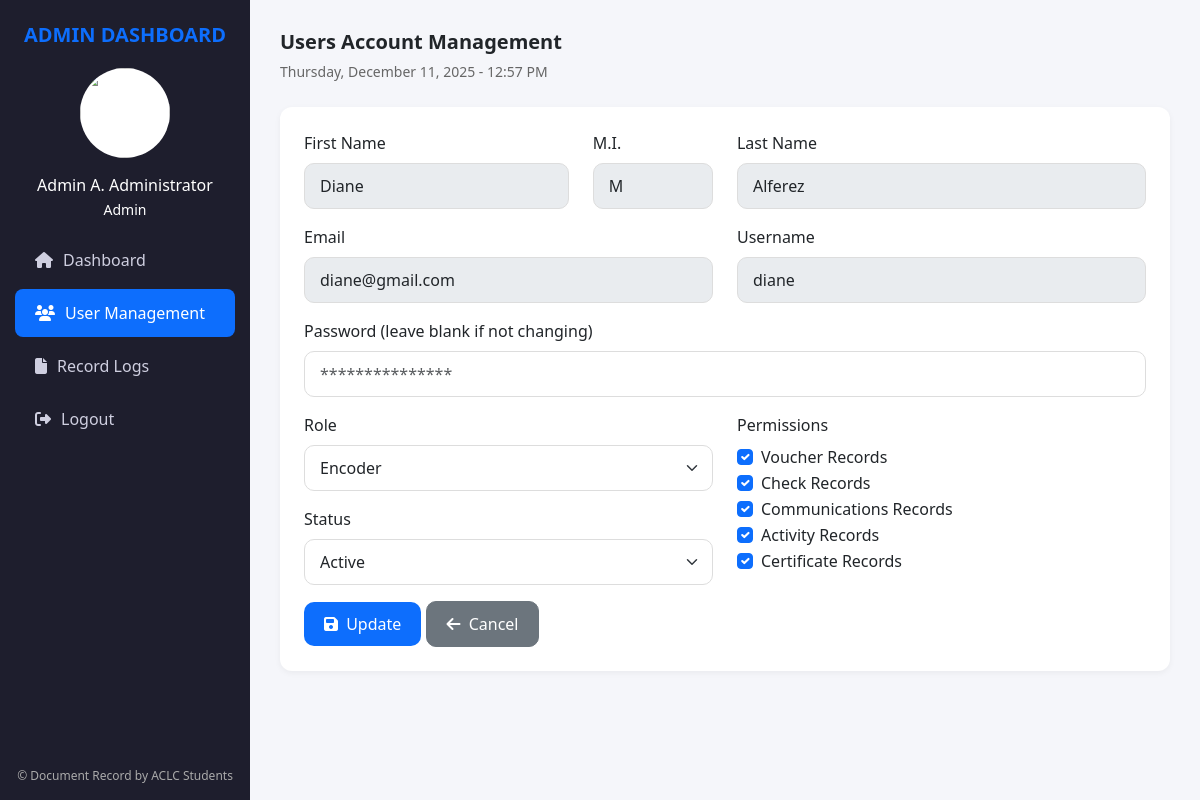
Screenshot of /admin/update_user.php?id=8 (signed in) with the database file from the repository.
### tables this page shows
CREATE TABLE `users` (
  `id` int(11) NOT NULL,
  `first_name` varchar(100) NOT NULL,
  `middle_initial` varchar(5) DEFAULT NULL,
  `last_name` varchar(100) NOT NULL,
  `username` varchar(100) NOT NULL,
  `email` varchar(255) NOT NULL,
  `password` varchar(255) NOT NULL,
  `role` enum('admin','encoder') NOT NULL,
  `status` enum('Active','Inactive') NOT NULL DEFAULT 'Active',
  `permissions` longtext DEFAULT NULL CHECK (json_valid(`permissions`)),
  `created_at` timestamp NOT NULL DEFAULT current_timestamp()
);

### admin/update_user.php (the view, shortened to what this page needs)
<?php
include '../db.php';
$admin_id = $_SESSION['user_id'];
$stmt = $conn->prepare("SELECT first_name, middle_initial, last_name, role FROM users WHERE id = ? LIMIT 1");
$stmt->bind_param("i", $admin_id);
$stmt->execute();
$admin = $stmt->get_result()->fetch_assoc();
$admin_fullname = $admin
    ? trim($admin['first_name'] . " " . $admin['middle_initial'] . " " . $admin['last_name'])
    : "Admin User";
$user_id = intval($_GET['id']);
$stmt = $conn->prepare("SELECT * FROM users WHERE id = ? LIMIT 1");
$stmt->bind_param("i", $user_id);
$stmt->execute();
$user = $stmt->get_result()->fetch_assoc();
$user_permissions = json_decode($user['permissions'], true);
$user_permissions = is_array($user_permissions) ? $user_permissions : [];
?>
<!DOCTYPE html>
<html lang="en">
<head>
    <link href="https://cdn.jsdelivr.net/npm/bootstrap@5.3.0/dist/css/bootstrap.min.css" rel="stylesheet">
    <link href="https://cdnjs.cloudflare.com/ajax/libs/font-awesome/6.4.0/css/all.min.css" rel="stylesheet">
    <link href="../assets/css/admin/update_user.css" rel="stylesheet">
</head>
<body>
    <div class="sidebar">
        <div>
            <div class="brand">ADMIN DASHBOARD</div>
            <div class="profile">
                <img src="../assets/images/office-of-treasurer.png" alt="">
                <p>
                    <?= htmlspecialchars($admin_fullname) ?><br>
                    <small><?= ucfirst($admin['role']) ?></small>
                </p>
            </div>
            <div class="nav-menu">
                <a href="dashboard.php"><i class="fas fa-home"></i> Dashboard</a>
                <a href="user_manage.php" class="active"><i class="fas fa-users"></i> User Management</a>
                <a href="record_logs.php"><i class="fa-solid fa-file"></i> Record Logs</a>
                <a href="../logout.php"><i class="fas fa-sign-out-alt"></i> Logout</a>
            </div>
        </div>
        <div class="footer">© Document Record by ACLC Students</div>
    </div>
    <div class="content">
        <div class="welcome mb-4">
            <h5>Users Account Management</h5>
            <small><?= date("l, F j, Y - g:i A"); ?></small>
        </div>
        <div class="card p-4">
            <form method="post" action="controls/UpdateController.php">
                <div class="row">
                    <div class="col-md-4 mb-3">
                        <label class="form-label">First Name</label>
                        <input type="text" value="<?= htmlspecialchars($user['first_name']) ?>" class="form-control" readonly style="background:#e9ecef; cursor:not-allowed;">
                    </div>
                    <div class="col-md-2 mb-3">
                        <label class="form-label">M.I.</label>
                        <input type="text" value="<?= htmlspecialchars($user['middle_initial']) ?>" class="form-control" readonly style="background:#e9ecef; cursor:not-allowed;">
                    </div>
                    <div class="col-md-6 mb-3">
                        <label class="form-label">Last Name</label>
                        <input type="text" value="<?= htmlspecialchars($user['last_name']) ?>" class="form-control" readonly style="background:#e9ecef; cursor:not-allowed;">
                    </div>
                </div>
                <div class="row">
                    <div class="col-md-6 mb-3">
                        <label class="form-label">Email</label>
                        <input type="text" value="<?= htmlspecialchars($user['email']) ?>" class="form-control" readonly style="background:#e9ecef; cursor:not-allowed;">
                    </div>
                    <div class="col-md-6 mb-3">
                        <label class="form-label">Username</label>
                        <input type="text" name="username" value="<?= htmlspecialchars($user['username']) ?>" class="form-control" readonly style="background:#e9ecef; cursor:not-allowed;">
                    </div>
                </div>
                <div class="mb-3">
                    <label class="form-label">Password (leave blank if not changing)</label>
                    <input type="password" name="password" class="form-control" placeholder="***************">
                </div>
                <div class="row">
                    <div class="col-md-6 mb-3">
                        <label class="form-label">Role</label>
                        <select name="role" class="form-select">
                            <option value="encoder" <?= $user['role']=='encoder'?'selected':'' ?>>Encoder</option>
                        </select>
                        <label class="form-label mt-3">Status</label>
                        <select name="status" class="form-select">
                            <option value="Active" <?= $user['status']=='Active'?'selected':'' ?>>Active</option>
                        </select>
                    </div>
                    <div class="col-md-6 mb-3">
                        <label class="form-label">Permissions</label>
                        <?php
                        $perm_list = [
                            "voucher_records" => "Voucher Records",
                            "check_records" => "Check Records",
                            "communications_records" => "Communications Records",
                            "activity_records" => "Activity Records",
                            "certificate_records" => "Certificate Records",
                        ];
                        foreach ($perm_list as $val => $label): ?>
                            <div class="form-check">
                                <input type="checkbox" class="form-check-input"
                                    name="permissions[]" value="<?= $val ?>"
                                    <?= in_array($val, $user_permissions) ? 'checked' : '' ?>>
                                <label class="form-check-label"><?= $label ?></label>
                            </div>
                        <?php endforeach; ?>
                    </div>
                </div>
                <button type="submit" class="btn btn-primary"><i class="fas fa-save me-1"></i> Update</button>
                <a href="user_manage.php" class="btn btn-secondary"><i class="fas fa-arrow-left me-1"></i> Cancel</a>
            </form>
        </div>
    </div>
</body>
</html>

### assets/css/admin/update_user.css (style rules this page uses)
body { font-family: 'Segoe UI', sans-serif; background: #f5f6fa; }
.sidebar { height: 100vh; width: 250px; background: #1e1e2d; color: #fff; position: fixed; top: 0; left: 0; display: flex; flex-direction: column; justify-content: space-between; }
.sidebar .brand { font-size: 20px; font-weight: bold; padding: 20px; padding: 20px 20px 8px 20px; color: #0d6efd; text-align: center; }
.profile { text-align: center; padding: 10px 0; }
.profile img { width: 90px; height: 90px; border-radius: 50%; background: #ffffff; display: flex; justify-content: center; align-items: center; font-size: 22px; font-weight: bold; margin: auto; }
.profile p { margin: 15px 0 0; font-weight: 500; }
.nav-menu a { display: flex; align-items: center; padding: 12px 20px; color: #cfcfe0; text-decoration: none; border-radius: 8px; margin: 5px 15px; transition: 0.3s; }
.nav-menu a i { margin-right: 10px; }
.nav-menu a.active, .nav-menu a:hover { background: #0d6efd; color: #fff; }
.sidebar .footer { font-size: 12px; text-align: center; padding: 15px; color: #aaa; }
.content { margin-left: 250px; padding: 30px; }
.welcome h5 { font-weight: 600; margin-bottom: 5px; }
.welcome small { color: #666; }
.card { border-radius: 12px; border: none; box-shadow: 0 2px 6px rgba(0,0,0,0.05); }
.form-label { font-weight: 500; }
.form-control, .form-select { border-radius: 10px; padding: 10px 15px; border: 1px solid #ddd; }
.btn-primary { border-radius: 10px; padding: 10px 20px; font-weight: 500; background: #0d6efd; border: none; }
.btn-secondary { border-radius: 10px; padding: 10px 20px; font-weight: 500; }

### rows the page displays
users: admin_fullname "Admin A. Administrator", role "Admin"
users: first_name "Diane", middle_initial "M", last_name "Alferez", email "diane@gmail.com", username "diane", role "Encoder", status "Active", permissions "☑"

### other values shown
$label "Voucher Records"
$label "Check Records"
$label "Communications Records"
$label "Activity Records"
$label "Certificate Records"
